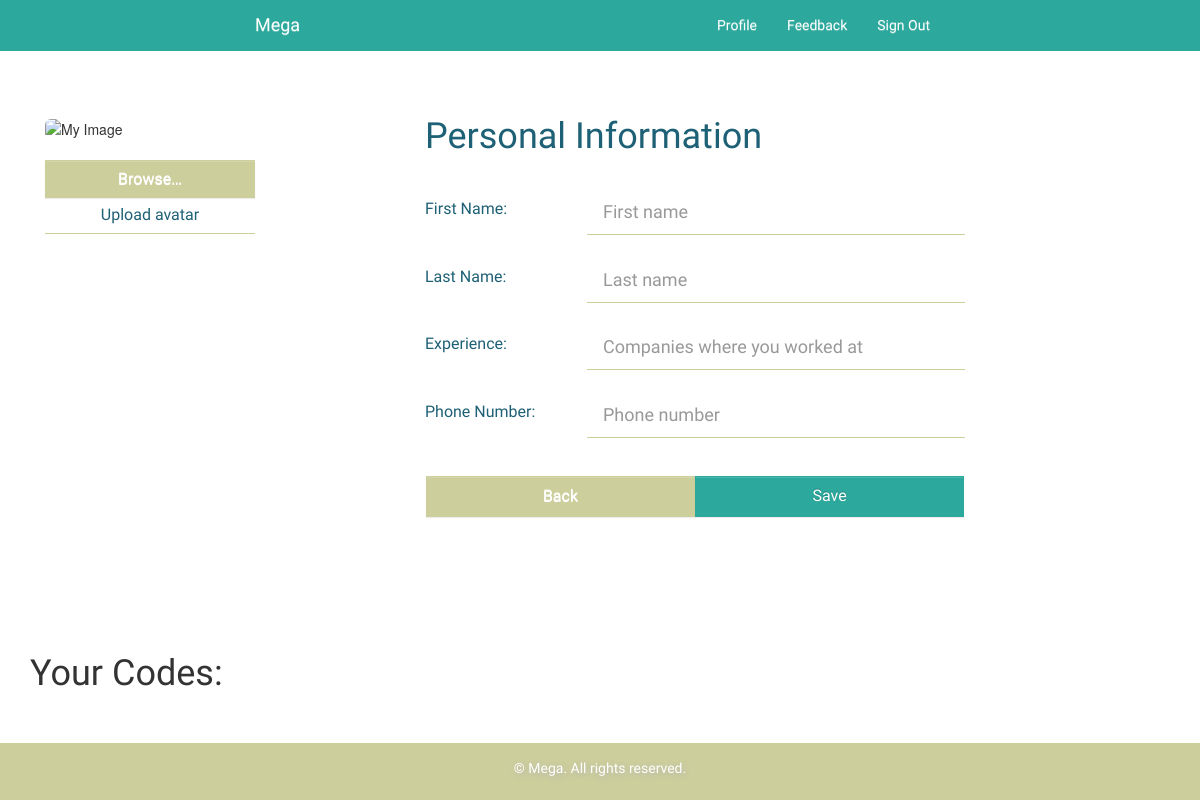
The app's page /profile/ (signed in), older data.
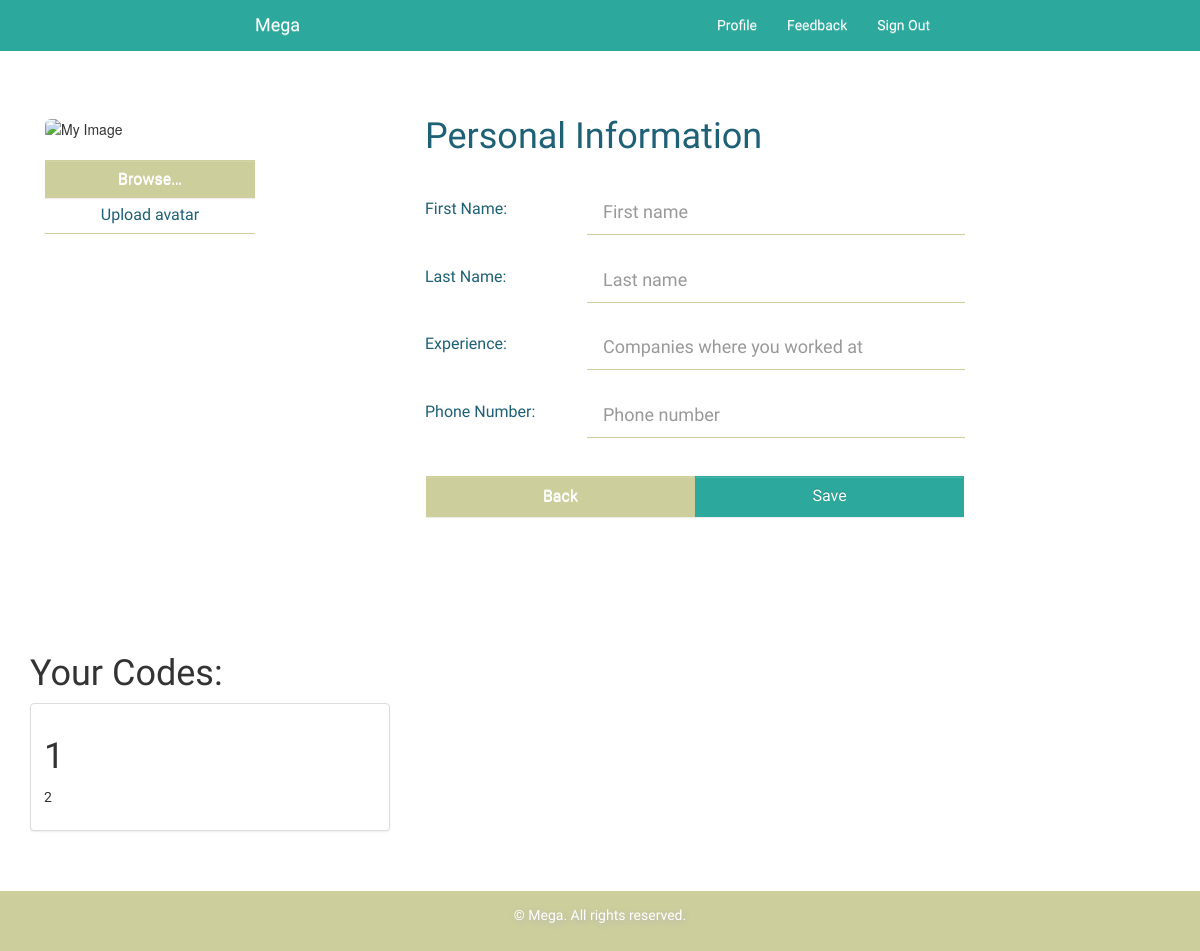
The same page, newer data.
### main_app/models.py (models this page shows)
class Code(models.Model):
    code_id = models.IntegerField(blank = True, null = True)
    gem_type = models.IntegerField(blank = True, null = True)
    gems = models.IntegerField(blank = True, null = True)

### profile/views.py (the view)
@login_required
def profile_view(request):
    if request.user.is_authenticated():
        if request.method == "POST":
            form = UploadFileForm(request.POST, request.FILES)
            new_first_name = request.POST['firstName']
            new_last_name = request.POST['lastName']
            new_worked_at = request.POST['experience']
            new_phone_number = request.POST['phoneNumber']
            newUser = request.user
            newUser.first_name = new_first_name
            newUser.last_name = new_last_name
            newUser.abstractuser.work = new_worked_at
            newUser.abstractuser.phone = new_phone_number
            if form.is_valid():
                newUser.abstractuser.profile_image = request.FILES['file']
            newUser.save()
            newUser.abstractuser.save()
        else:
            codes = request.user.abstractuser.codes.all()
            return render(request, 'profile/profile.html', {'user' : request.user, 'codes' : codes})
        return redirect('profile')
    else:
        return redirect('auth')

### profile/templates/profile/profile.html
{% extends "main_app/base.html" %} {% load staticfiles %} {% block title %} Profile {% endblock %} {% block content %}
<div class="container">
    <form role="form" method="POST" enctype="multipart/form-data">
        <div class="row">
            <div class="container container-main form-box profile-box">
                <div class="col-md-4">
                    <div class="avatar">
                        {% if user.abstractuser.profile_image %}
                        <img class="img-rounded" src="{{ user.abstractuser.profile_image.url }}" alt="My Image"> {% else %}
                        <img class="img-rounded" src="{% static " images/avatarTemp.png " %}" alt="My Image"> {% endif %}
                        <div class="input-group">
                            <label class="button-group">
                                <a class="btn btn-default">
                                        Browse&hellip; <input type="file" style="display: none;" name="file" multiple>
                                    </a>
                            </label>
                            <label id="file_name">
                                Upload avatar
                            </label>
                        </div>
                    </div>
                </div>
                <div class="col-md-6">
                    <h1 style="margin-top:0px"> Personal Information </h1> {% csrf_token %}
                    <table>
                        <tr>
                            <td class="profile-label">
                                <label>First Name:</label>
                            </td>
                            <td class="profile-input">
                                <input name="firstName" type="text" class="input-lg form-control" placeholder="First name" value="{{ user.first_name }}">
                            </td>
                        </tr>
                        <tr>
                            <td class="profile-label">
                                <label>Last Name:</label>
                            </td>
                            <td class="profile-input">
                                <input name="lastName" type="text" class="input-lg form-control" placeholder="Last name" value="{{ user.last_name }}">
                            </td>
                        </tr>
                        <tr>
                            <td class="profile-label">
                                <label>Experience:</label>
                            </td>
                            <td class="profile-input">
                                <input name="experience" type="text" class="input-lg form-control" placeholder="Companies where you worked at" value="{{ user.abstractuser.worked_at }}">
                            </td>
                        </tr>
                        <tr>
                            <td class="profile-label">
                                <label>Phone Number:</label>
                            </td>
                            <td class="profile-input">
                                <input name="phoneNumber" type="text" class="input-lg form-control" placeholder="Phone number" value="{{ user.abstractuser.phone }}">
                            </td>
                        </tr>
                    </table>
                    <div class="row">
                        <div class="col-sm-6 button-group button-left">
                            <a href="{% url 'index' %}" class="btn btn-default">Back</a>
                        </div>
                        <div class="col-sm-6 button-group button-right">
                            <button type="submit" class="btn btn-info">Save</button>
                        </div>
                    </div>
                </div>
            </div>
        </div>
    </form>
</div>
<div class="container">
    <h1>Your Codes:</h1>
    <div class="row">
        {% for code in codes %}
        <div class="col-md-4">
            <div class="thumbnail">
                <div class="caption">
                    <h1>{{ code.id }}</h1>
                    <p>{{ code.gems }}</p>
                </div>
            </div>
        </div>
        {% endfor %}
    </div>
</div>
<br>
<br>
<br>
<br>
<br> {% endblock %}

### main_app/templates/main_app/base.html (shortened to what this page needs)
{% load staticfiles %}
<!DOCTYPE html>
<html lang="en">
<head>
    <link rel="stylesheet" href="{% static "css/main.css" %}">
    <link rel="stylesheet" href="https://maxcdn.bootstrapcdn.com/bootstrap/3.3.6/css/bootstrap.min.css">
    <link rel="stylesheet" href="https://maxcdn.bootstrapcdn.com/bootstrap/3.3.6/css/bootstrap-theme.min.css">
</head>
<body>
        <nav class="navbar navbar-fixed-top navbar-top">
            <div class="container-fluid">
                <div class="navbar-header">
                  <a class="navbar-brand" href="{% url "index" %}">Mega</a>
                </div>
                <ul class="nav navbar-nav nav-right">
                    {% if request.user.is_authenticated %}
                            <li><a href="{% url "profile" %}">Profile</a></li>
                            <li><a href="{% url "feedback" %}">Feedback</a></li>
                        <li><a href="{% url "sign_out" %}" >Sign Out</a></li>
                    {% else %}
                        <li class="active"><a href="{% url "reg" %}" >Sign Up</a></li>
                        <li><a href="{% url "auth" %}">Login</a></li>
                    {% endif %}
                </ul>
            </div>
        </nav>
        {% block content %}
        {% endblock %}
        <footer class="footer">
          <div class="container">
            <p class="text-muted">&copy; Mega. All rights reserved.</p>
          </div>
        </footer>
    </body>
</html>

### main_app/static/css/main.css (style rules this page uses)
html { position: relative; min-height: 100%; }
label, a, li, .btn { font-family: 'Heebo', sans-serif; font-weight: 300; }
p { font-family: 'Raleway', sans-serif; }
html h1, html h2, html h3, html h4, html h5, html h6 { font-family: 'Heebo', sans-serif; font-weight: 300; }
body { margin-bottom: 60px; overflow-x: hidden; }
.navbar-top { background-color: #2DA89C; width: 100%; padding: 0 20%; }
.navbar-top a { color: rgb(255,255,255); }
.nav.navbar-nav { float: right; }
.container-main { margin-top: 10%; margin-bottom: 10%; }
.form-box input[type="text"], .form-box input[type="password"], .form-box input[type="email"] { border-radius: 0px; border-color: #CCCE9C; }
.form-box .btn { width: 100%; padding: 1.5% 0; border-radius: 0px; background: #2DA89C; border: 1px solid #2DA89C; outline: none; }
.btn { background-color: black; }
.form-box .btn-default { background-color: #CCCE9C; border-color: #CCCE9C; color: rgb(255, 255, 255); }
.form-box label { font-weight: 500; font-size: 16px; color: rgb(30,96,117); }
.form-box a { font-family: 'Heebo', sans-serif; font-weight: 300; }
.avatar { width: 100%; padding: 0 40% 0 0; }
.avatar img { width: 100%; }
.input-group { margin: 10% 0; width: 100%; }
.input-group .button-group { width: 200%; margin-bottom: 0; }
#file_name { width: 100%; border-bottom: 1px solid #CCCE9C; padding: 3%; text-align: center; }
.profile-box h1 { font-weight: 400; color: rgb(30,96,117); }
.profile-box input[type="text"], .profile-box input[type="password"], .profile-box input[type="email"] { border-top: none; border-right: none; border-left: none; box-shadow: 0 0; }
.profile-box table { width: 100%; margin: 6% 0 3% 0; }
.profile-box td { padding-bottom: 4%; }
.profile-box .profile-label { width: 30%; }
input[type="text"] { font-family: 'Raleway', sans-serif; }
.profile-box label { font-size: 16px; }
.profile-box .button-group .btn, .profile-box .button-group a { padding: 3% 0; font-size: 16px; }
.profile-box .button-left { padding-left: 2.8%; padding-right: 0%; }
.profile-box .button-right { padding-right: 2.8%; padding-left: 0%; }
.footer { position: absolute; bottom: 0; width: 100%; padding: 1.2%; text-align: center; height: 60px; background-color: #CCCE9C; }
.footer p { color: rgb(255,255,255); text-shadow: 1.5px 1.5px 6px rgb(180,180,180); }

Row changes from the older to the newer data that the page shows:
added Code: id "1", gems "2"
